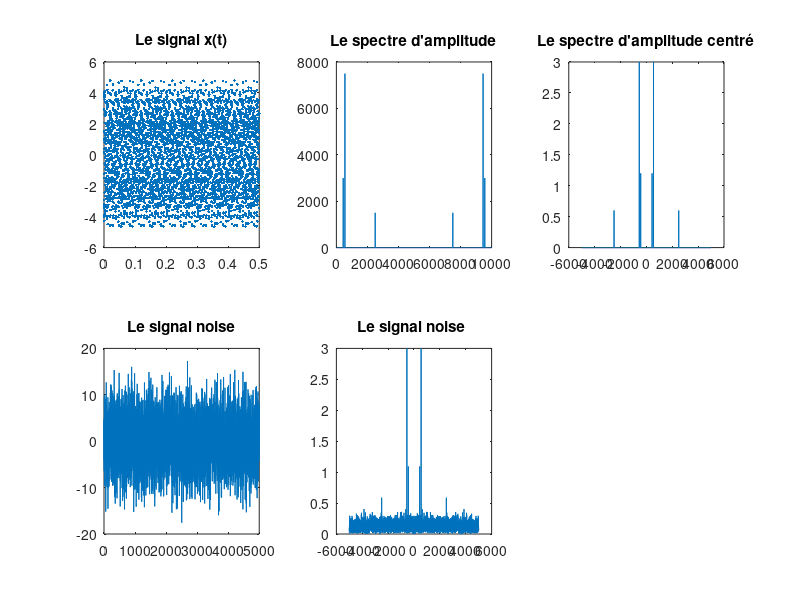
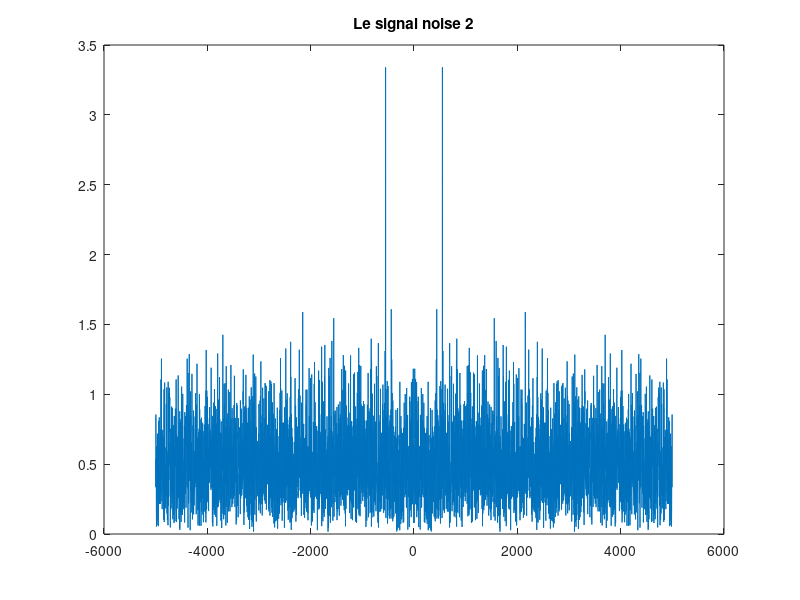

These figures' MATLAB source, in order: (Note: this script raises an error after producing the figures.)
clear all
close all
clc

fe = 1e4;
te = 1/fe;
N = 5000; 

t = (0:N-1)*te; 

%% Représentation temporelle et fréquentielle

x = 1.2*cos(2*pi*440*t+1.2)+3*cos(2*pi*550*t)+0.6*cos(2*pi*2500*t);
figure;

% Question 1:


subplot(2,3,1)
plot(t,x,'.');
title('Le signal x(t)')


%Question 2:

%Step 1: créé le vecteur f qui correspond à l'échantillonnage du signal 
%dans l'espace fréquentiel
f =(0:N-1)*(fe/N); 
%Utilisation de la commande fft qui correspond a faire la transformee
%de fourier discret d'une manière rapide 
y = fft(x); 
%sans decalage
% On fait abs pour avoir le module  
subplot(2,3,2)
plot(f,abs(y));
%avec la commande fft on obtient un spectre qui n'est pas centré sur 0
title("Le spectre d'amplitude")


%Question 3:

%Pour centré le spectre on doit créer une autre variable dont on va tracer
%la fonction fftshift qui fait le décalage
fshift = (-N/2:N/2-1)*(fe/N);
subplot(2,3,3)
%On multiplie par 2 pour avoir l'ampliture exact avant on obtient le module
%de Cn
plot(fshift,fftshift(2*abs(y)/N))
title("Le spectre d'amplitude centré")


%Question 4:

%Introduction de bruit 
noise = 5*randn(size(x));
subplot(2,3,4)
plot(noise)
title("Le signal noise")


%Question 5:

%sound(noise)
xnoise = x+noise;
%sound(xnoise)


%Question 6:

ybruit = fft(xnoise);
subplot(2,3,5)
% plot(fshift,fftshift((abs(ybruit)).^2/N));
plot(fshift,fftshift((abs(ybruit)*2)/N));
title("Le signal noise ")


%Question 7:
figure;
noise2 = 20*randn(size(x));
xnoise2=x+noise2;
ybruit2 = fft(xnoise2);
plot(fshift,fftshift((abs(ybruit2))*2/N));
title("Le signal noise 2")

%Après l'augementation de l'intensité du signal bruit on remarque que le
%spectre de bruit est encombrer avec celui qui contient l'informatrion
%pertinante du coup ça sera très difficile d'extrait et filtrer le signal
%xnoise2

%% Analyse fréquentielle du chant du rorqual bleu

%Question 1:
[whale,fe]=audioread("bluewhale.au");

chant = whale(2.45e4:3.10e4);
%Question 2:

sound(chant,fe)

%Question 3:
N = length(chant);
te = 1/fe;
t = (0:N-1)*(10*te);
figure;
subplot(2,1,1)
plot(t,chant)
title('Le signal whant')
y = abs(fft(chant)).^2/N; 
f = (0:floor(N/2))*(fe/N)/10;
subplot(2,1,2)
plot(f,y(1:floor(N/2)+1));
title('Le signal densité spectrale de puissance du signal')
